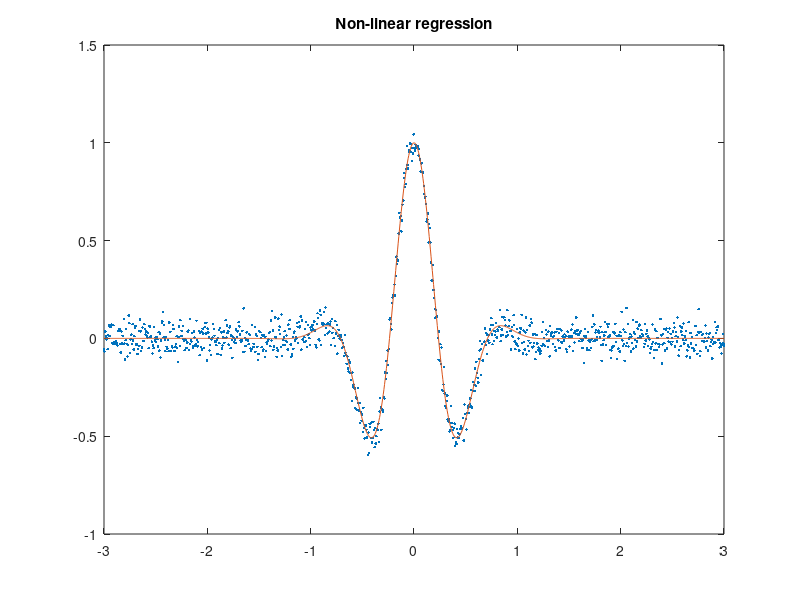

Recreate this plot in MATLAB. (Note: this script raises an error after producing the figure.)
clc;
clear;
close all;

% Define given dataset
x = linspace(-1, 1, 1e3) * 3;
y = cos(x * 5 * (1+rand(1))) .* exp(-(x * (1+rand(1))) .^ 2) ...
    + randn(size(x)) * 0.05;

% Define a lambda for model function which behaves like the actual data
% ...where p(1) is k
% ...where p(2) is w
modelFunction = @(p) cos(p(1) * x) .* exp(-((p(2) * x) .^2));

% Generate lamda for error function which returns the error between the
% model function and the actual data (based on the parameters passed in)
errorFunction = @(p) norm(y - modelFunction(p));

% Minimise error function providing an appropriate parameter estimate
p = fminsearch(errorFunction, [1 2]);

% Upack parameters returned by fminsearch which define the parameters that
% minimise the error function
kOptimum = p(1);
wOptimum = p(2);

yFitted = modelFunction(p);

plot(x, y, '.', x, yFitted, '-');
title('Non-linear regression');
subtitle({ "where k = " + kOptimum, "and w = " + wOptimum});
legend('y', sprintf('%0.4f*exp(-%0.4f*x)', kOptimum, wOptimum));
xlabel('x');
ylabel('y');

% Generate domain for k and w values
k = linspace(-10, 10, 100);
w = linspace(-10, 10, 100);

% Generate meshgrid or broadcast to generate map of k and w values
grid = k * w .';

% Use map to compute the error function
% store values in a 3 dimensional array, where dimenions are k, w, error

% Use 2D map / contour to visualise the amplitude of error
% Highlight k/w values which minimise the errorFunction, can be grabbed
% from above
